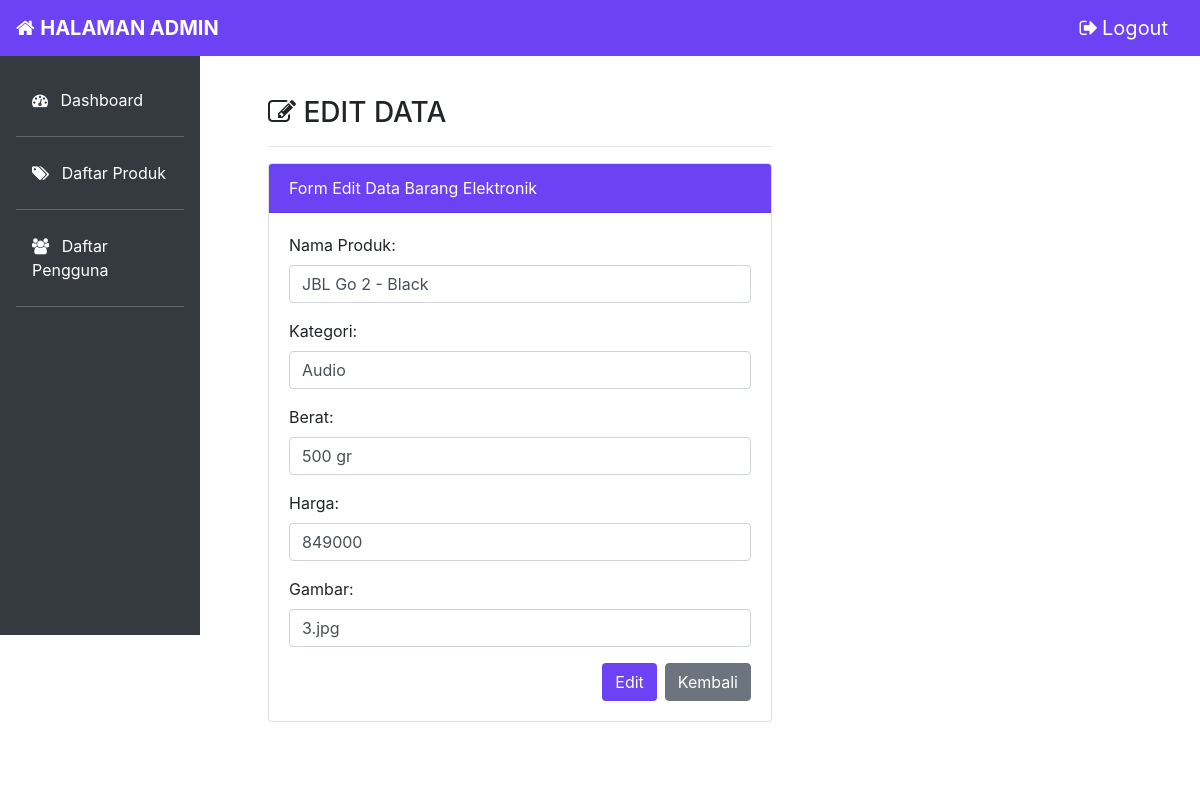
/latihan7c/php/ubah.php?id=3 (signed in), run on an earlier commit of the app's database.
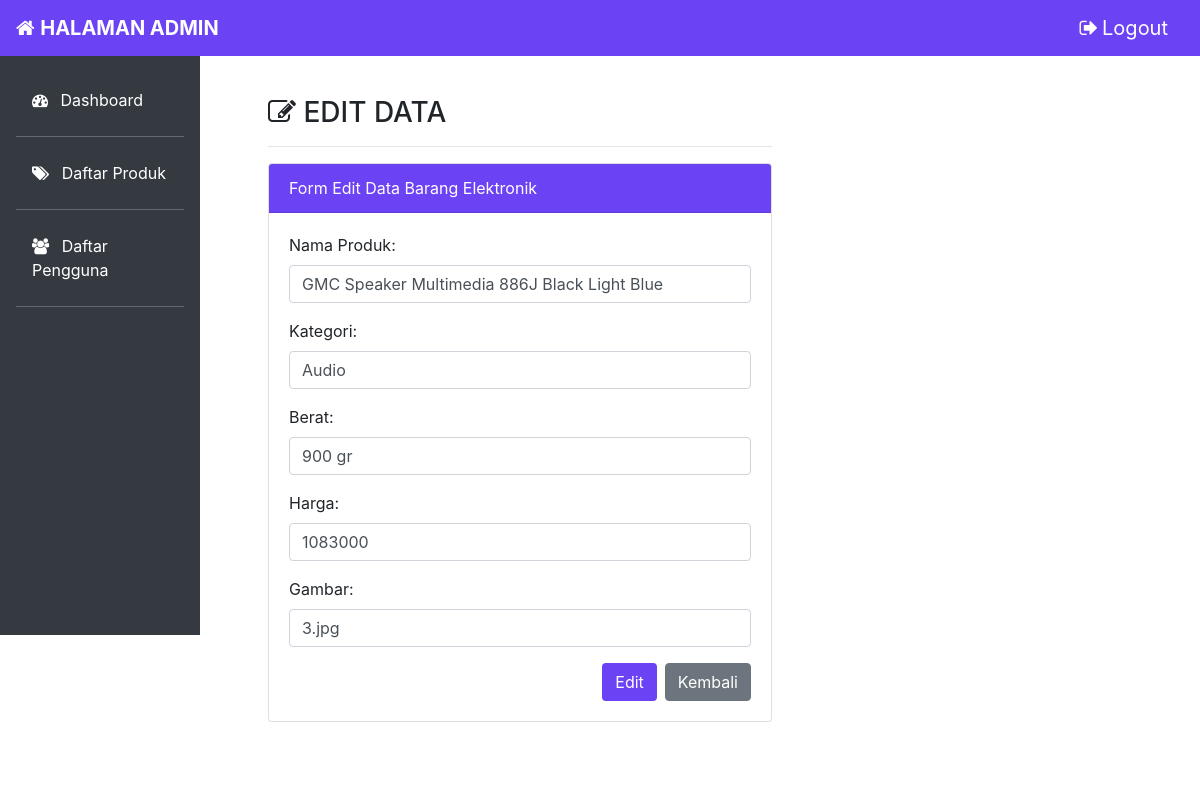
And on a later commit of the database.
### tables this page shows
CREATE TABLE `elektronik` (
  `id` int(11) NOT NULL,
  `nama_produk` varchar(100) NOT NULL,
  `kategori` varchar(100) NOT NULL,
  `berat` varchar(50) NOT NULL,
  `harga` int(50) NOT NULL,
  `gambar` varchar(100) NOT NULL
);

### latihan7c/php/functions.php (called while the page is built, shortened)
<?php
function koneksi()
{
  $conn = mysqli_connect("localhost", "root", "") or die("kodeksi ke DB gagal");
  mysqli_select_db($conn, "tubes_193040161") or die("Database salah!");
  return $conn;
}
function query($sql)
{
  $conn = koneksi();
  $result = mysqli_query($conn, $sql);
  $rows = [];
  while ($row = mysqli_fetch_assoc($result)) {
    $rows[] = $row;
  }
  return $rows;
}

### latihan7c/php/ubah.php (the view, shortened to what this page needs)
<?php
require 'functions.php';
$id = $_GET['id'];
$elektronik = query("SELECT * FROM elektronik WHERE id = $id")[0];
?>
<!doctype html>
<html lang="en">
<head>
  <link rel="stylesheet" href="https://stackpath.bootstrapcdn.com/bootstrap/4.4.1/css/bootstrap.min.css">
  <link rel="stylesheet" href="https://cdnjs.cloudflare.com/ajax/libs/font-awesome/4.7.0/css/font-awesome.min.css">
  <link rel="stylesheet" href="../css/admin.css">
</head>
<body>
  <nav class="navbar navbar-dark fixed-top" style="background-color: #6c42f5">
    <a class="navbar-brand" href="#">
      <i class="fa fa-home"></i>
      <strong class="text-uppercase"> Halaman Admin</strong>
    </a>
    <a href="logout.php" class="navbar-brand  text-capitalize"><i class="fa fa-sign-out mr-1"></i>Logout</a>
  </nav>
  <div class="row no-gutters mt-5">
    <div class="col-md-2 bg-dark mt-2 pr-3 pt-4" id="sidebar">
      <ul class="nav flex-column sidenav ml-3 mb-5">
        <li class="nav-item">
          <a class="nav-link active text-white" href="#"><i class="fa fa-tachometer mr-2"></i> Dashboard</a>
          <hr class="bg-secondary">
        </li>
        <li class="nav-item">
          <a class="nav-link text-white" href="admin.php"><i class="fa fa-tags mr-2"></i> Daftar Produk</a>
          <hr class="bg-secondary">
        </li>
        <li class="nav-item">
          <a class="nav-link text-white" href="#"><i class="fa fa-users mr-2"></i> Daftar Pengguna</a>
          <hr class="bg-secondary">
        </li>
        <li class="nav-item text-white fixed-bottom ml-3">
          <p>&copy; 2020 | Hermawan Arby</p>
        </li>
      </ul>
    </div>
    <div class="col-md-6 p-5 pt-2" id="main">
      <h3 class="text-uppercase"><i class="fa fa-edit"></i> Edit Data</a></h3>
      <hr>
      <div class="card">
        <div class="card-header text-white" style="background-color: #6c42f5">
          Form Edit Data Barang Elektronik
        </div>
        <div class="card-body">
          <form action="" method="post">
            <div class="form-group">
              <label for="nama_produk">Nama Produk:</label>
              <input type="text" class="form-control" name="nama_produk" id="nama_produk" value="<?= $elektronik['nama_produk']; ?>" required>
            </div>
            <div class="form-group">
              <label for="kategori">Kategori:</label>
              <input type="text" class="form-control" name="kategori" id="kategori" value="<?= $elektronik['kategori']; ?>" required>
            </div>
            <div class="form-group">
              <label for="berat">Berat:</label>
              <input type="text" class="form-control" name="berat" id="berat" value="<?= $elektronik['berat']; ?>" required>
            </div>
            <div class="form-group">
              <label for="harga">Harga:</label>
              <input type="number" class="form-control" name="harga" id="harga" value="<?= $elektronik['harga']; ?>" required>
            </div>
            <div class="form-group">
              <label for="gambar">Gambar:</label>
              <input type="text" class="form-control" name="gambar" id="gambar" value="<?= $elektronik['gambar']; ?>" required>
            </div>
            <a href="admin.php" class="btn btn-secondary float-right">Kembali</a>
            <button type="submit" name="ubah" class="btn text-white float-right mr-2" style="background-color: #6c42f5">Edit</button>
          </form>
        </div>
      </div>
    </div>
  </div>
</body>
</html>

What changed in the data, as far as the page shows it:
changed elektronik "Audio": nama_produk "JBL Go 2 - Black" → "GMC Speaker Multimedia 886J Black Light Blue"; berat "500 gr" → "900 gr"; harga "849000" → "1083000"
